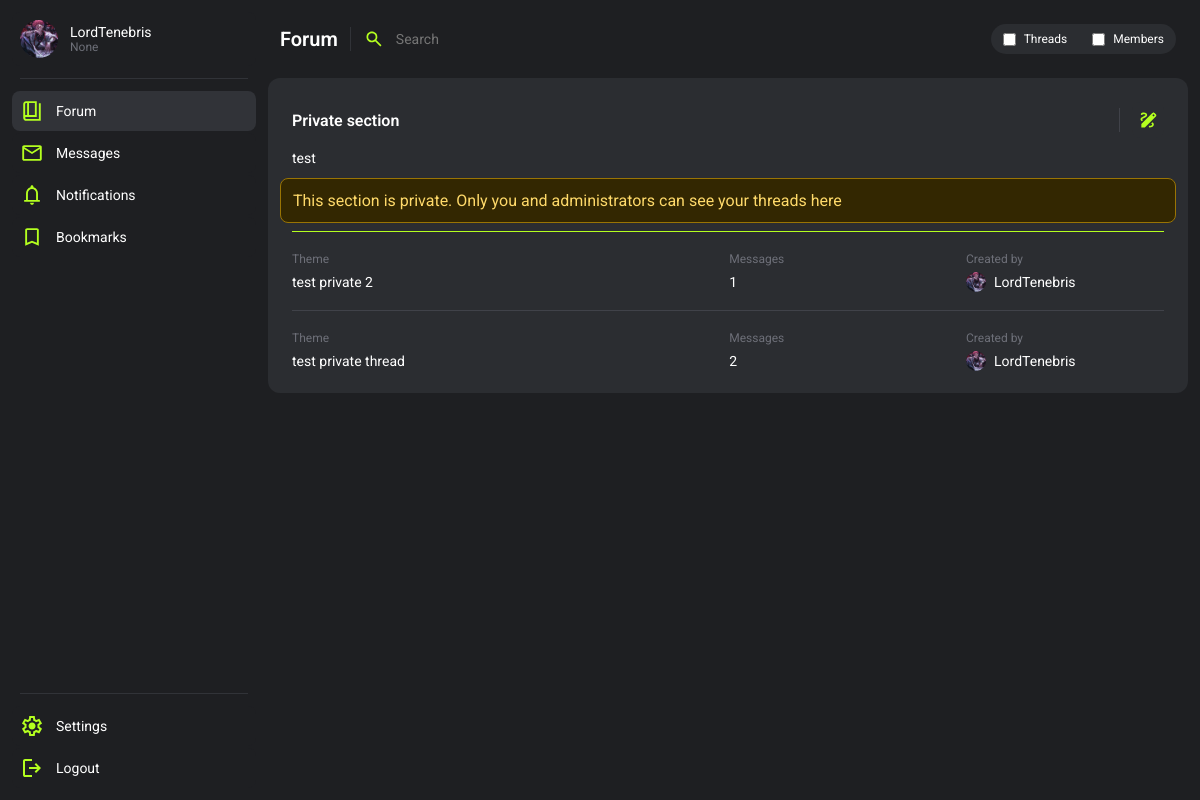
The app's page /forum/private-section/ (signed in), older data.
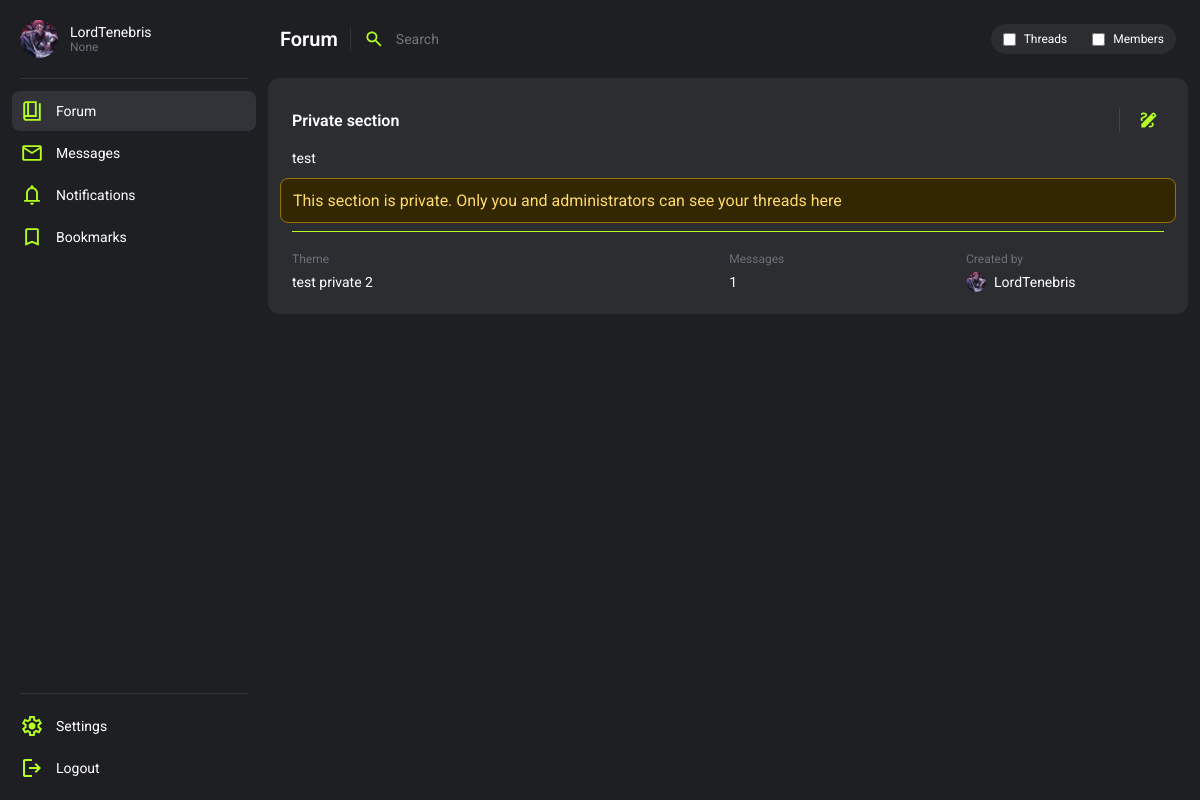
The same page, newer data.
### forum/models.py (models this page shows, shortened)
class Thread(models.Model):
    user = models.ForeignKey(User, on_delete=models.SET_NULL, null=True)
    title = models.CharField(max_length=225)
    slug = models.SlugField(max_length=225, blank=True, null=True)
    node = models.ForeignKey(Node, on_delete=models.CASCADE)
    is_closed = models.BooleanField(default=False)
    is_visible = models.BooleanField(default=True)
    is_pinned = models.BooleanField(default=False)
    msg_amount = models.IntegerField(blank=True, null=True, default=1)
    invis_reason = models.TextField(blank=True, null=True)
    deleted_by = models.ForeignKey(User, on_delete=models.SET_NULL, null=True, blank=True, related_name="thread_deleted_by")
    time_created = models.DateTimeField(default=datetime.now())
    time_changed = models.DateTimeField(null=True, blank=True)
    def __str__(self):
        return self.title

### users/models.py (models this page shows, shortened)
class Profile(models.Model):
    user = models.OneToOneField(User, on_delete=models.CASCADE)
    title = models.CharField(max_length=100, null=True, blank=True, default="Member")
    info = models.CharField(max_length=200, null=True, blank=True)
    profile_picture = models.CharField(max_length=225, null=True, blank=True, default="default.svg")
    warnings = models.SmallIntegerField(default=0)
    active_notifications = models.IntegerField(default=0)
    is_banned = models.BooleanField(default=False)
    banned_by = models.ForeignKey(User, related_name='banned_by', null=True, blank=True, on_delete=models.SET_NULL)
    ban_reason = models.TextField(null=True, blank=True)
    ban_time = models.DateTimeField(null=True, blank=True)

### forum/views.py (the view)
# urls.py: path('<slug:section>/', section, name='section'),
def section(request, section):
    context = {}
    try:
        node = Node.objects.get(slug__iexact = section)
    except:
        return render(request, 'error.html', {'error_str':base_strings.ERRORS['node_not_found']})
    try:
        child_nodes = Node.objects.filter(parent=node)
        context["child_nodes"] = child_nodes
    except:
        context["child_nodes"] = False
    threads_in_node = Thread.objects.filter(node=node).annotate(
            latest_msg=Max('message__id')).order_by('-id')
    pinned_threads = []
    unpinned_threads = []
    for thread in threads_in_node:
        last_msg = Message.objects.filter(thread=thread).order_by('-id').first()
        if last_msg:
            if last_msg.thread.is_pinned:
                pinned_threads.append((thread, last_msg))
            else:
                unpinned_threads.append((thread, last_msg))
    threads = pinned_threads + unpinned_threads
    context ["node"] = node
    context ["threads"] = threads
    return render(request, "forum_section.html", context)

### users/chat_processor.py (called while the page is built, shortened)
def profile_processor(request):
    chat_data = {}
    return chat_data

### forum/templates/forum_section.html (shortened to what the changed rows need)
{% extends 'base.html' %}
{% block style %}
    {% load static %}
    <link rel="stylesheet" href="{% static 'forum.css' %}">
    <link rel="stylesheet" href="{% static 'thread.css' %}">
{% endblock %}
{% block header %}
    <header class="wrapper">
        <h2 class="title">Forum</h2>
    </header>
{% endblock %}
{% block content %}
<div class="container content">
    <div class="container card">
        <div class="container mainCard">
            <div class="wrapper cardHeader">
                    <h2 class="cardTitle">{{ node.name }}</h2>
            </div>
            <p class="cardHeaderDescription">{{ node.description }}</p>
            {% if node.type_private %}
                <p class="cardHeaderBanner">This section is private. Only you and administrators can see your threads here</p>
            {% endif %}
        </div>
        {% for thread, message in threads %}
            {% if thread.is_visible or perms.view_thread %}
                {% if not thread.node.type_private or perms.view_node or request.user == message.user %}
                    <div class="cardLine"></div>
                    <div class="cardSectionMultiple">
                        <a class="cardSectionItem" href="{% url 'thread' thread.node.name|slugify thread.title|slugify thread.id %}">
                            <div class="container cardSectionInnerItem">
                                <p class="meta">Theme</p>
                                <div class="wrapper" style="align-items: center; gap: 8px;">
                                    <p class="text">
                                        {% if not thread.is_visible %}
                                            <del>{{thread}}</del>
                                        {% else %}
                                            {{thread}}
                                        {% endif %}
                                    </p>
                                </div>
                            </div>
                            <div class="container cardSectionInnerItem">
                                <p class="meta">Messages</p>
                                <p class="text">{{ thread.msg_amount }}</p>
                            </div>
                        </a>
                        <a class="container cardSectionAutherItem" href="{% url 'profile_view' thread.user.id %}">
                            <p class="meta">Created by</p>
                            <div class="wrapper cardSectionAutherItemMetaContainer">
                                <img class="themeCardSectionProfilePicture" src="{{ media_url }}{{ thread.user.profile.profile_picture }}" alt="">
                                {% if perms.users.view_profile and thread.user.profile.is_banned %}
                                    <p class="text"><del>{{ thread.user.username }}</del></p>
                                {% else %}
                                    <p class="text">{{ thread.user.username }}</p>
                                {% endif %}
                            </div>
                        </a>
                    </div>
                {% endif %}
            {% endif %}
        {% endfor %}
    </div>
</div>
{% endblock %}

Row changes from the older to the newer data that the page shows:
no longer on this page (row edited): Thread: title "test private thread", msg_amount "2", user.profile.profile_picture (picture), user.username "LordTenebris"
